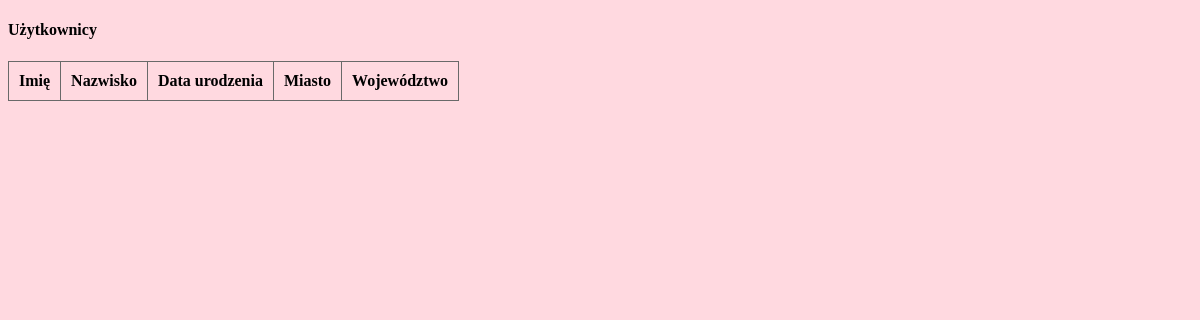
The app's page /4_db/2_db_table.php, older data.
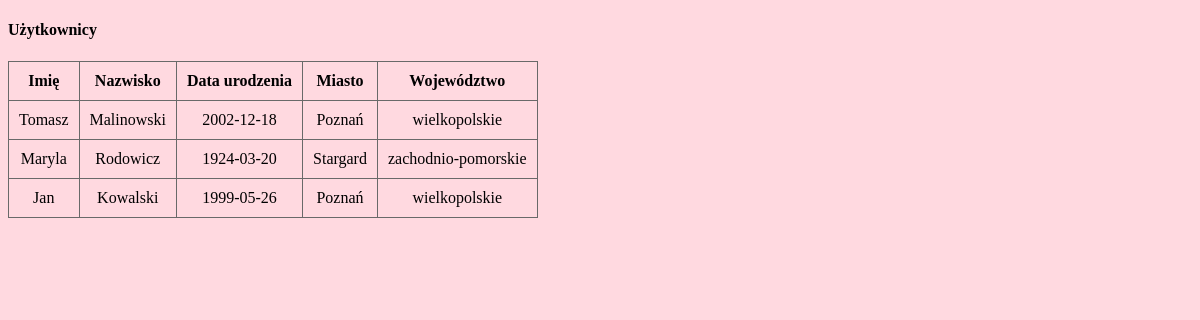
The same page, newer data.
### tables this page shows
CREATE TABLE `users` (
  `id` int(10) UNSIGNED NOT NULL,
  `city_id` int(10) UNSIGNED NOT NULL,
  `firstName` varchar(30) NOT NULL,
  `lastName` varchar(50) NOT NULL,
  `birthday` date NOT NULL
);

CREATE TABLE `cities` (
  `id` int(10) UNSIGNED NOT NULL,
  `state_id` int(10) UNSIGNED NOT NULL,
  `city` varchar(50) NOT NULL
);

CREATE TABLE `states` (
  `id` int(10) UNSIGNED NOT NULL,
  `state` varchar(50) NOT NULL
);

### 4_db/2_db_table.php (the view, shortened to what this page needs)
<!doctype html>
<html lang="en">
<head>
    <link rel="stylesheet" href="./style/table.css">
</head>
<body>
    <h4>Użytkownicy</h4>
    <?php
        require_once "../scripts/connect.php";
        $sql = "SELECT U.firstName, U.lastName, U.birthday, C.city, S.state
                FROM users U
                INNER JOIN cities C ON c.id = u.city_id
                INNER JOIN states S on S.id = C.state_id;";
        $result = $conn->query($sql);
        echo <<< USERSTABLE
            <table>
                <tr>
                    <th>Imię</th>
                    <th>Nazwisko</th>
                    <th>Data urodzenia</th>
                    <th>Miasto</th>
                    <th>Województwo</th>
                </tr>
        USERSTABLE;
        while($user = $result->fetch_assoc()) {
            echo <<< USERS
                <tr>
                    <td>$user[firstName]</td>
                    <td>$user[lastName]</td>
                    <td>$user[birthday]</td>
                    <td>$user[city]</td>
                    <td>$user[state]</td>
                </tr>
            USERS;
        }
        echo "</table>";
    ?>
</body>
</html>

### 4_db/style/table.css (style rules this page uses)
table, tr, th, td { border: solid 1px dimgray; text-align: center; padding: 10px; border-collapse: collapse; }
body { background: #ffd9e0; }

Row changes from the older to the newer data that the page shows:
added users: firstName "Tomasz", lastName "Malinowski", birthday "2002-12-18", city.city "Poznań", states.state "wielkopolskie"
added users: firstName "Maryla", lastName "Rodowicz", birthday "1924-03-20", city.city "Stargard", states.state "zachodnio-pomorskie"
added users: firstName "Jan", lastName "Kowalski", birthday "1999-05-26", city.city "Poznań", states.state "wielkopolskie"
